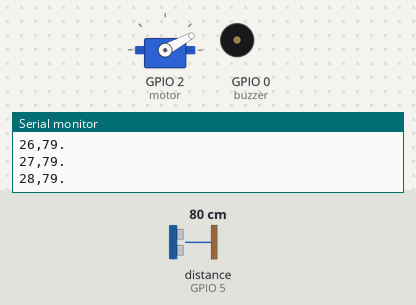
Bench run of a sketch on a simulated ESP8266 (NodeMCU). On the bench: servo, buzzer (waves = sounding, pin HIGH), the last lines printed to the serial monitor. Wiring (inferred from the names in the program): ultrasonic range finder: trigger GPIO 16; echo GPIO 5. Inputs (shaded band) come from the test bench; at power-on: distance to the obstacle (sensor on GPIO 5) 80 cm. The echo pulse lasts 58.3 µs per cm; WiFi joins after 1.5 s; servers stay silent unless stated; pins used as bus, display or sensor lines are not drawn.

Above: at 3.7 s.
3.8 s: distance to the obstacle (sensor on GPIO 5) set to 2 cm
At 4.31 s:
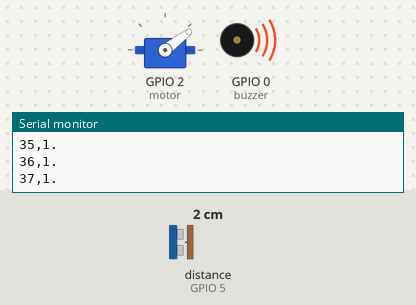
6.8 s: distance to the obstacle (sensor on GPIO 5) set to 23 cm
9.8 s: distance to the obstacle (sensor on GPIO 5) set to 27 cm
At 9.95 s:
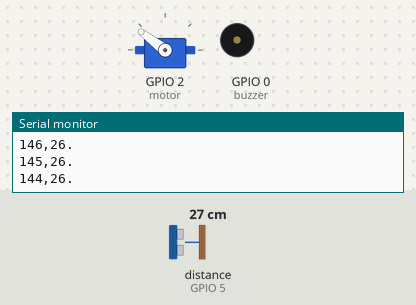
12.8 s: distance to the obstacle (sensor on GPIO 5) set to 4 cm
At 13.29 s:
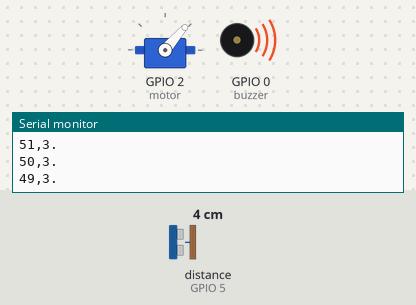
Timing chart, 0 to 16.8 s (numbered marks = the images above; inputs shaded):
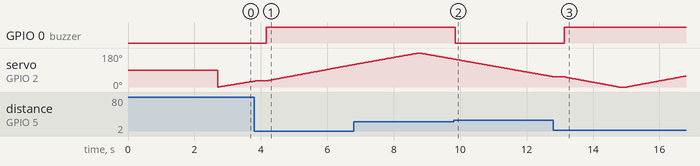

Measured:
- the behaviour switches between 25 and 26 cm on distance to the obstacle (sensor on GPIO 5) (found by bisection; images 1 and 2)
- after the input at 3.8 s, GPIO 0 (buzzer): LOW → HIGH after 0.36 s
- after the input at 9.8 s, GPIO 0 (buzzer): HIGH → LOW after 0.05 s
- after the input at 12.8 s, GPIO 0 (buzzer): LOW → HIGH after 0.34 s

The sketch:

esp8266-alone-json-old.ino
```cpp
#include <ESP8266WiFi.h>;
#include <WiFiClient.h>;
#include <ThingSpeak.h>;
#include <ArduinoJson.h>


#include <Wire.h>
#include <Servo.h>
Servo myservo;
int pos = 15;
const int trigPin = 16; //D0
const int echoPin = 5; //D1
const int motor = 2; //D4
const int buzzer = 0; //D3

int distanceCm, DistanceSec,duration;


const char* ssid = "Skynet"; //Your Network SSID
const char* password = "24081999"; //Your Network Password

const char* IFTTT_URL="maker.ifttt.com";
const char* IFTTT_KEY="c_QxEnZGw7ieOc28-jWDIR";
const char* IFTTT_EVENT="Alert!, Danger!";

int detect=0;

WiFiClient client;
unsigned long myChannelNumber = 873261; //Your Channel Number (Without Brackets)
const char * myWriteAPIKey = "ME5W5ZZ5Y5USLMYO"; //Your Write API Key

void setup() {
  // Open serial communications and wait for port to open:
  Serial.begin(9600);
  myservo.attach(motor);
  pinMode(trigPin, OUTPUT);
  pinMode(buzzer, OUTPUT);
  pinMode(echoPin, INPUT);
  pinMode(motor, OUTPUT);
  DistanceSec=20;
  delay(1000);
  // Connect to WiFi network
  Serial.print("Connecting to ");
  Serial.print(ssid);
  WiFi.begin(ssid, password);
  while (WiFi.status() != WL_CONNECTED) {
    delay(500);
    Serial.print(".");
  }
  Serial.println("");
  Serial.println("WiFi connected...");
  Serial.println("IP address: ");
  Serial.println(WiFi.localIP());
  ThingSpeak.begin(client);


}

void loop() { // run over and over


  if(!client.connect(IFTTT_URL,80)){
    Serial.println("Connection Failed!");
    return;
  }
 for (pos = 0; pos <= 180; pos += 1) {
    myservo.write(pos);
    distanceCm = calculateDistance();
    Serial.println(String(pos) + "," + String(distanceCm)+".");
    delay(30);
    if (distanceCm < 25){
      triggerdetect(distanceCm,pos);
      digitalWrite(buzzer, HIGH);
    } else {
      detect=0;
      digitalWrite(buzzer, LOW);
    }
//    Serial.println(detect);
  }
  for (pos = 180; pos >= 0; pos -= 1) {
    myservo.write(pos);
    distanceCm = calculateDistance();
    Serial.println(String(pos) + "," + String(distanceCm)+".");
    delay(30);
    if (distanceCm < 25){
      triggerdetect(distanceCm,pos);
      digitalWrite(buzzer, HIGH);
    } else {
      detect=0;
      digitalWrite(buzzer, LOW);
    }
//     Serial.println(detect);
  }
}

int calculateDistance(){
  digitalWrite(trigPin, LOW);
  delayMicroseconds(2);
  digitalWrite(trigPin, HIGH);
  delayMicroseconds(10);
  digitalWrite(trigPin, LOW);
  duration = pulseIn(echoPin, HIGH);
  distanceCm= duration*0.034/2;
  return distanceCm;
}
void triggerdetect(int distanceCm, int pos){
  if(detect==0){
    detect=1;
    String url="https://maker.ifttt.com/trigger/detected/with/key/f_IoiRr86d6nXqRUS603FDpc9vv993aG-bjLP9Yyxyu";
    StaticJsonBuffer<200> jsonBuffer;
    // Build your own object tree in memory to store the data you want to send in the request
    JsonObject& data = jsonBuffer.createObject();
    data["value1"] = distanceCm;
    data["value2"] = pos;
//    data.printTo(Serial);
    client.print("POST ");
    client.print(url);
    client.println(" HTTP/1.1");
    client.print("Host: ");
    client.println(IFTTT_URL);
    client.println("Connection: close\r\nContent-Type: application/json");
    client.print("Content-Length: ");
    client.print(data.measureLength());
    client.print("\r\n");
    client.println();
    data.printTo(client);
    ThingSpeak.setField(1, distanceCm);
    ThingSpeak.setField(2, pos);
    ThingSpeak.writeFields(myChannelNumber, myWriteAPIKey);
  }
}
```
